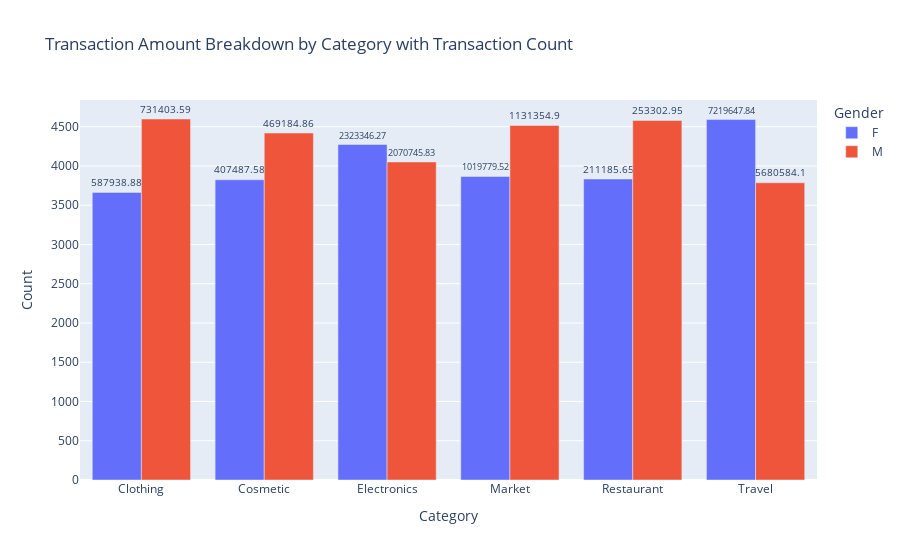

The notebook cell saved with this chart:
### Code cell
dataframe_transactions_plotly = df.groupby(['Category', 'Gender'])['Transaction Amount'].sum().reset_index()
dataframe_transactions_plotly['Count'] = df.groupby(['Category', 'Gender']).size().values

fig = px.bar(dataframe_transactions_plotly, x='Category', y='Count', color='Gender', barmode='group',
             labels={'Transaction Amount': 'Total Transaction Amount'},
             title="Transaction Amount Breakdown by Category with Transaction Count",
             text='Transaction Amount')  # Display the count on hover

fig.update_traces(texttemplate='%{text}', textposition='outside')

### Figure 1 — Plotly figure (JSON) as saved in the notebook; plotly's stock layout.template omitted (floating-point values rounded to 4 significant figures)
{"data": [{"alignmentgroup": "True", "hovertemplate": "Gender=F<br>Category=%{x}<br>Count=%{y}<br>Total Transaction Amount=%{text}<extra></extra>", "legendgroup": "F", "marker": {"color": "#636efa", "pattern": {"shape": ""}}, "name": "F", "offsetgroup": "F", "orientation": "v", "showlegend": true, "text": [587900.0, 407500.0, 2323000.0, 1020000.0, 211200.0, 7220000.0], "textposition": "outside", "texttemplate": "%{text}", "type": "bar", "x": ["Clothing", "Cosmetic", "Electronics", "Market", "Restaurant", "Travel"], "xaxis": "x", "y": [3663, 3824, 4273, 3866, 3833, 4591], "yaxis": "y"}, {"alignmentgroup": "True", "hovertemplate": "Gender=M<br>Category=%{x}<br>Count=%{y}<br>Total Transaction Amount=%{text}<extra></extra>", "legendgroup": "M", "marker": {"color": "#EF553B", "pattern": {"shape": ""}}, "name": "M", "offsetgroup": "M", "orientation": "v", "showlegend": true, "text": [731400.0, 469200.0, 2071000.0, 1131000.0, 253300.0, 5681000.0], "textposition": "outside", "texttemplate": "%{text}", "type": "bar", "x": ["Clothing", "Cosmetic", "Electronics", "Market", "Restaurant", "Travel"], "xaxis": "x", "y": [4598, 4419, 4051, 4516, 4580, 3786], "yaxis": "y"}], "layout": {"barmode": "group", "legend": {"title": {"text": "Gender"}, "tracegroupgap": 0}, "title": {"text": "Transaction Amount Breakdown by Category with Transaction Count"}, "xaxis": {"anchor": "y", "domain": [0, 1], "title": {"text": "Category"}}, "yaxis": {"anchor": "x", "domain": [0, 1], "title": {"text": "Count"}}}}
